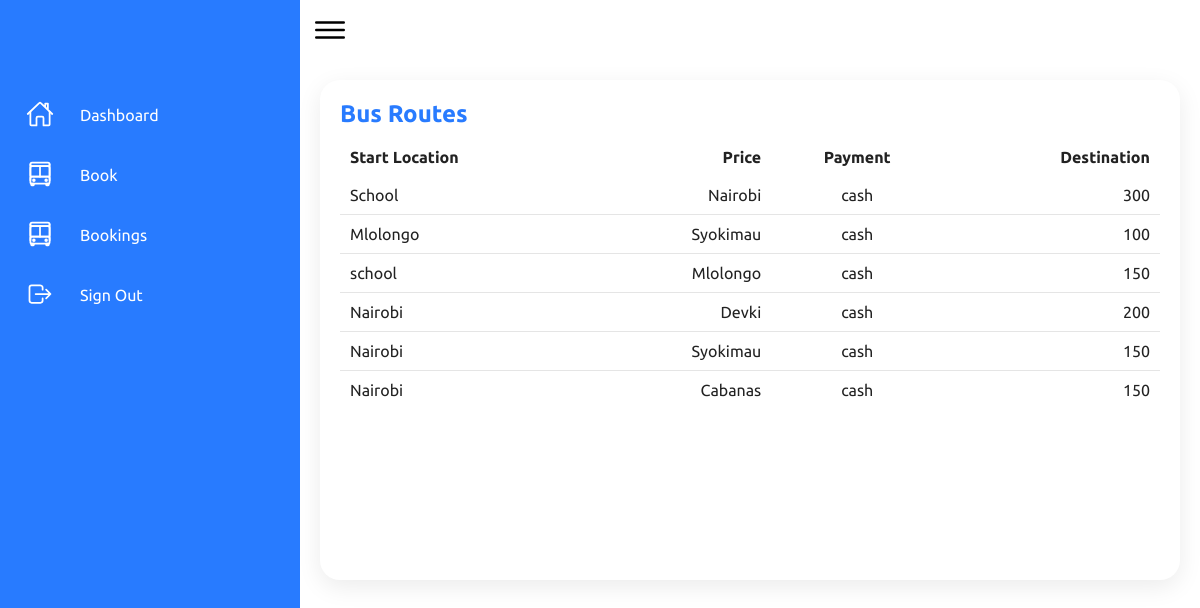
Page /routes.php on the committed database.
### tables this page shows
CREATE TABLE `routes` (
  `Route_number` int(11) NOT NULL,
  `start_location` char(30) NOT NULL,
  `destination` char(30) NOT NULL,
  `payment` text NOT NULL DEFAULT 'cash',
  `price` int(11) NOT NULL
);

### routes.php (the view, shortened to what this page needs)
<?php
include 'dbBookings.php';
include 'header.php';
include 'nav.php';
$query="SELECT *from routes";
$result = mysqli_query($conn,$query);
?>
<div class="main">
<div class="topbar">
    <div class="toggle">
        <ion-icon name="menu-outline"></ion-icon>
    </div>
</div>
 <div class="details">
                <div class="recentOrders">
                    <div class="cardHeader">
                        <h2>Bus Routes</h2>
                    </div>
                    <table>
                        <thead>
                            <tr>
                                <td>Start Location</td>
                                <td>Price</td>
                                <td>Payment</td>
                                <td>Destination</td>
                            </tr>
                        </thead>
                        <tbody>
                    <?php
                    while ($row = mysqli_fetch_assoc($result))
                    {
                        ?>
                     <tr class="results">
                    <td><?php echo $row['start_location']; ?></td>
                    <td><?php echo $row['destination']; ?></td>
                    <td><?php echo $row['payment']; ?></td>
                    <td> <?php echo $row['price'];?></td>
                    </tr>
                    <?php
                    }
                    ?>
                        </tbody>
                    </table>
                </div>
            </div>
             </div>

### header.php (shortened to what this page needs)
<head>
<link rel="stylesheet" href="dashboard.css">
</head>

### nav.php
<div class="container">
<div class="navigation">
    <ul>
        <li>
            <a href="#">
                <span class="icon">
                    <ion-icon></ion-icon>
                </span>
            </a>
        </li>
        <li>
            <a href="index.php">
                <span class="icon">
                    <ion-icon name="home-outline"></ion-icon>
                </span>
                <span class="title">Dashboard</span>
            </a>
        </li>
        <li>
            <a href="routes.php">
                <span class="icon">
                    <ion-icon name="bus-outline"></ion-icon>
                </span>
                <span class="title">Book </span>
            </a>
        </li>
        <li>
            <a href="bookings.php">
                <span class="icon">
                    <ion-icon name="bus-outline"></ion-icon>
                </span>
                <span class="title">Bookings</span>
            </a>
        </li>
        <li>
            <a href="logout.php">
                <span class="icon">
                    <ion-icon name="log-out-outline"></ion-icon>
                </span>
                <span class="title">Sign Out</span>
            </a>
        </li>
    </ul>
</div>

### dashboard.css (style rules this page uses)
* { margin: 0; padding: 0; box-sizing: border-box; font-family: "Ubuntu", sans-serif; }
.container { position: relative; width: 100%; }
.navigation { position: fixed; width: 300px; height: 100%; background: var(--blue); border-left: 10px solid var(--blue); transition: 0.5s; padding: 0 10px; overflow-y: auto; }
.navigation ul { position: absolute; top: 0; left: 0; width: 100%; }
.navigation ul li { position: relative; width: 100%; list-style: none; border-top-left-radius: 30px; border-bottom-left-radius: 30px; }
.navigation ul li:nth-child(1) { margin-bottom: 40px; pointer-events: none; }
.navigation ul li a { position: relative; display: block; width: 100%; display: flex; text-decoration: none; color: var(--white); }
.navigation ul li a .icon { position: relative; display: block; min-width: 60px; height: 60px; line-height: 70px; text-align: center; }
.navigation ul li a .icon ion-icon { font-size: 1.75em; }
.navigation ul li a .title { position: relative; display: block; padding: 0 10px; height: 60px; line-height: 30px; text-align: start; white-space: nowrap; }
.main { position: absolute; width: calc(100% - 300px); left: 300px; min-height: 100vh; background: var(--white); transition: 0.5s; }
.topbar { width: 100%; height: 60px; display: flex; justify-content: space-between; align-items: center; }
.toggle { position: relative; width: 60px; height: 60px; display: flex; justify-content: center; align-items: center; font-size: 2.5em; cursor: pointer; }
.details { position: relative0; width: 100%; padding: 20px; grid-template-columns: 2fr 1fr; gap: 30px; }
.details .recentOrders { position: relative; min-height: 500px; background: var(--white); padding: 20px; box-shadow: 0 7px 25px rgba(0, 0, 0, 0.08); border-radius: 20px; }
.cardHeader { display: flex; justify-content: space-between; align-items: flex-start; }
.cardHeader h2 { font-weight: 600; color: var(--blue); }
.details table { width: 100%; border-collapse: collapse; margin-top: 10px; }
.details table thead td { font-weight: 600; }
.details .recentOrders table tr { color: var(--black1); border-bottom: 1px solid rgba(0, 0, 0, 0.1); }
.details .recentOrders table tr:last-child { border-bottom: none; }
.details .recentOrders table tr td { padding: 10px; }
.details .recentOrders table tr td:last-child { text-align: end; }
.details .recentOrders table tr td:nth-child(2) { text-align: end; }
.details .recentOrders table tr td:nth-child(3) { text-align: center; }

### rows in the picture
routes: start_location "School", destination "Nairobi", payment "cash", price "300"
routes: start_location "Mlolongo", destination "Syokimau", payment "cash", price "100"
routes: start_location "school", destination "Mlolongo", payment "cash", price "150"
routes: start_location "Nairobi", destination "Devki", payment "cash", price "200"
routes: start_location "Nairobi", destination "Syokimau", payment "cash", price "150"
routes: start_location "Nairobi", destination "Cabanas", payment "cash", price "150"
